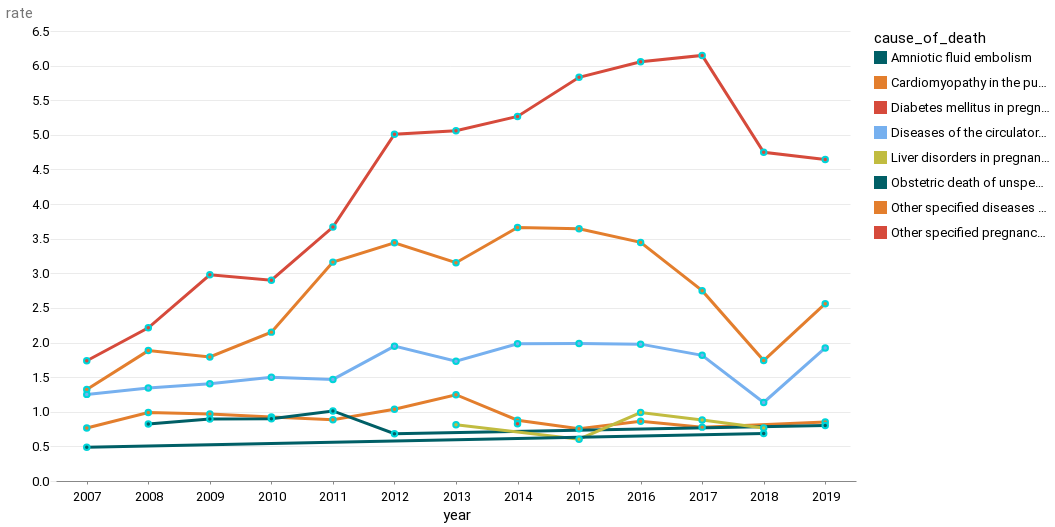

Write notebook code for a chart like this one.
### Markdown cell above
### top five causes over time

### Code cell
alt.Chart(top_five).mark_line(point=True).encode(
    x=alt.X("year:O"), y=alt.Y("rate"), color="cause_of_death:N"
)

### Figure 1 — Vega-Lite specification as saved in the notebook (floating-point values rounded to 4 significant figures)
{"config": {"view": {"width": 800, "height": 450, "strokeOpacity": 0}, "background": "#ffffff", "title": {"anchor": "start", "font": "Summit Sans", "fontColor": "palette[\"black\"]", "fontSize": 18, "fontWeight": "normal"}, "arc": {"fill": "#00d4d8"}, "area": {"fill": "#00d4d8"}, "line": {"stroke": "#00d4d8", "strokeWidth": 3}, "path": {"stroke": "#00d4d8"}, "rect": {"fill": "#00d4d8"}, "shape": {"stroke": "#00d4d8"}, "bar": {"fill": "#00d4d8"}, "point": {"stroke": "#00d4d8"}, "symbol": {"fill": "#00d4d8", "size": 30}, "axis": {"titleFont": "Roboto", "titleFontSize": 15, "titleFontWeight": "normal", "labelFont": "Roboto, sans", "labelFontSize": 13, "labelFontWeight": "normal"}, "axisX": {"labelAngle": 0, "labelPadding": 6, "tickSize": 3, "grid": false}, "axisY": {"labelBaseline": "middle", "maxExtent": 45, "minExtent": 45, "titleAlign": "left", "titleAngle": 0, "titleX": -45, "titleY": -11, "domainOpacity": 0, "gridWidth": 0.6, "gridColor": "#dddddd", "offset": 6, "tickSize": 0, "titleColor": "#767676"}, "legend": {"titleFont": "Roboto", "titleFontSize": 15, "titleFontWeight": "normal", "symbolType": "square", "labelFont": "Roboto, sans", "labelFontSize": 13}, "range": {"category": ["#005f66", "#e37e2d", "#d64a3b", "#76b0ef", "#c1bc40"], "diverging": ["#e68a4f", "#f4bb6a", "#f9e39c", "#dadfe2", "#a6b7c6", "#849eae"], "heatmap": ["#7ff6f6", "#00eeef", "#00d4d8", "#00abb2", "#00848b", "#fbf2c7", "#00363d"], "ordinal": ["#7ff6f6", "#00eeef", "#00d4d8", "#00abb2", "#00848b", "#fbf2c7", "#00363d"], "ramp": ["#7ff6f6", "#00eeef", "#00d4d8", "#00abb2", "#00848b", "#fbf2c7", "#00363d"]}}, "data": {"name": "data-a21e20bd3d5e2200b4e9a080cdf5f1ea"}, "mark": {"type": "line", "point": true}, "encoding": {"color": {"field": "cause_of_death", "type": "nominal"}, "x": {"field": "year", "type": "ordinal"}, "y": {"field": "rate", "type": "quantitative"}}, "$schema": "https://vega.github.io/schema/vega-lite/v4.17.0.json", "datasets": {"data-a21e20bd3d5e2200b4e9a080cdf5f1ea": [{"year": "2019", "cause_of_death": "Other specified pregnancy-related conditions", "cause_of_death_code": "O26.8", "deaths": 174.0, "crude_rate": "0.1", "births": 3747540, "rate": 4.643}, {"year": "2019", "cause_of_death": "Other specified diseases and conditions complicating pregnancy, childbirth and the puerperium", "cause_of_death_code": "O99.8", "deaths": 96.0, "crude_rate": "0.0", "births": 3747540, "rate": 2.562}, {"year": "2019", "cause_of_death": "Diseases of the circulatory system complicating pregnancy, childbirth and the puerperium", "cause_of_death_code": "O99.4", "deaths": 72.0, "crude_rate": "0.0", "births": 3747540, "rate": 1.921}, {"year": "2019", "cause_of_death": "Cardiomyopathy in the puerperium", "cause_of_death_code": "O90.3", "deaths": 32.0, "crude_rate": "0.0", "births": 3747540, "rate": 0.8539}, {"year": "2019", "cause_of_death": "Obstetric death of unspecified cause", "cause_of_death_code": "O95", "deaths": 30.0, "crude_rate": "0.0", "births": 3747540, "rate": 0.8005}, {"year": "2018", "cause_of_death": "Other specified pregnancy-related conditions", "cause_of_death_code": "O26.8", "deaths": 180.0, "crude_rate": "0.1", "births": 3791712, "rate": 4.747}, {"year": "2018", "cause_of_death": "Other specified diseases and conditions complicating pregnancy, childbirth and the puerperium", "cause_of_death_code": "O99.8", "deaths": 66.0, "crude_rate": "0.0", "births": 3791712, "rate": 1.741}, {"year": "2018", "cause_of_death": "Diseases of the circulatory system complicating pregnancy, childbirth and the puerperium", "cause_of_death_code": "O99.4", "deaths": 43.0, "crude_rate": "0.0", "births": 3791712, "rate": 1.134}, {"year": "2018", "cause_of_death": "Liver disorders in pregnancy, childbirth and the puerperium", "cause_of_death_code": "O26.6", "deaths": 29.0, "crude_rate": "0.0", "births": 3791712, "rate": 0.7648}, {"year": "2018", "cause_of_death": "Amniotic fluid embolism", "cause_of_death_code": "O88.1", "deaths": 26.0, "crude_rate": "0.0", "births": 3791712, "rate": 0.6857}, {"year": "2017", "cause_of_death": "Other specified pregnancy-related conditions", "cause_of_death_code": "O26.8", "deaths": 237.0, "crude_rate": "0.1", "births": 3855500, "rate": 6.147}, {"year": "2017", "cause_of_death": "Other specified diseases and conditions complicating pregnancy, childbirth and the puerperium", "cause_of_death_code": "O99.8", "deaths": 106.0, "crude_rate": "0.0", "births": 3855500, "rate": 2.749}, {"year": "2017", "cause_of_death": "Diseases of the circulatory system complicating pregnancy, childbirth and the puerperium", "cause_of_death_code": "O99.4", "deaths": 70.0, "crude_rate": "0.0", "births": 3855500, "rate": 1.816}, {"year": "2017", "cause_of_death": "Liver disorders in pregnancy, childbirth and the puerperium", "cause_of_death_code": "O26.6", "deaths": 34.0, "crude_rate": "0.0", "births": 3855500, "rate": 0.8819}, {"year": "2017", "cause_of_death": "Cardiomyopathy in the puerperium", "cause_of_death_code": "O90.3", "deaths": 30.0, "crude_rate": "0.0", "births": 3855500, "rate": 0.7781}, {"year": "2016", "cause_of_death": "Other specified pregnancy-related conditions", "cause_of_death_code": "O26.8", "deaths": 239.0, "crude_rate": "0.1", "births": 3945875, "rate": 6.057}, {"year": "2016", "cause_of_death": "Other specified diseases and conditions complicating pregnancy, childbirth and the puerperium", "cause_of_death_code": "O99.8", "deaths": 136.0, "crude_rate": "0.0", "births": 3945875, "rate": 3.447}, {"year": "2016", "cause_of_death": "Diseases of the circulatory system complicating pregnancy, childbirth and the puerperium", "cause_of_death_code": "O99.4", "deaths": 78.0, "crude_rate": "0.0", "births": 3945875, "rate": 1.977}, {"year": "2016", "cause_of_death": "Liver disorders in pregnancy, childbirth and the puerperium", "cause_of_death_code": "O26.6", "deaths": 39.0, "crude_rate": "0.0", "births": 3945875, "rate": 0.9884}, {"year": "2016", "cause_of_death": "Cardiomyopathy in the puerperium", "cause_of_death_code": "O90.3", "deaths": 34.0, "crude_rate": "0.0", "births": 3945875, "rate": 0.8617}, {"year": "2015", "cause_of_death": "Other specified pregnancy-related conditions", "cause_of_death_code": "O26.8", "deaths": 232.0, "crude_rate": "0.1", "births": 3978497, "rate": 5.831}, {"year": "2015", "cause_of_death": "Other specified diseases and conditions complicating pregnancy, childbirth and the puerperium", "cause_of_death_code": "O99.8", "deaths": 145.0, "crude_rate": "0.0", "births": 3978497, "rate": 3.645}, {"year": "2015", "cause_of_death": "Diseases of the circulatory system complicating pregnancy, childbirth and the puerperium", "cause_of_death_code": "O99.4", "deaths": 79.0, "crude_rate": "0.0", "births": 3978497, "rate": 1.986}, {"year": "2015", "cause_of_death": "Cardiomyopathy in the puerperium", "cause_of_death_code": "O90.3", "deaths": 30.0, "crude_rate": "0.0", "births": 3978497, "rate": 0.7541}, {"year": "2015", "cause_of_death": "Liver disorders in pregnancy, childbirth and the puerperium", "cause_of_death_code": "O26.6", "deaths": 24.0, "crude_rate": "0.0", "births": 3978497, "rate": 0.6032}, {"year": "2014", "cause_of_death": "Other specified pregnancy-related conditions", "cause_of_death_code": "O26.8", "deaths": 210.0, "crude_rate": "0.1", "births": 3988076, "rate": 5.266}, {"year": "2014", "cause_of_death": "Other specified diseases and conditions complicating pregnancy, childbirth and the puerperium", "cause_of_death_code": "O99.8", "deaths": 146.0, "crude_rate": "0.0", "births": 3988076, "rate": 3.661}, {"year": "2014", "cause_of_death": "Diseases of the circulatory system complicating pregnancy, childbirth and the puerperium", "cause_of_death_code": "O99.4", "deaths": 79.0, "crude_rate": "0.0", "births": 3988076, "rate": 1.981}, {"year": "2014", "cause_of_death": "Cardiomyopathy in the puerperium", "cause_of_death_code": "O90.3", "deaths": 35.0, "crude_rate": "0.0", "births": 3988076, "rate": 0.8776}, {"year": "2014", "cause_of_death": "Diabetes mellitus in pregnancy, unspecified", "cause_of_death_code": "O24.9", "deaths": 33.0, "crude_rate": "0.0", "births": 3988076, "rate": 0.8275}, {"year": "2013", "cause_of_death": "Other specified pregnancy-related conditions", "cause_of_death_code": "O26.8", "deaths": 199.0, "crude_rate": "0.1", "births": 3932181, "rate": 5.061}, {"year": "2013", "cause_of_death": "Other specified diseases and conditions complicating pregnancy, childbirth and the puerperium", "cause_of_death_code": "O99.8", "deaths": 124.0, "crude_rate": "0.0", "births": 3932181, "rate": 3.153}, {"year": "2013", "cause_of_death": "Diseases of the circulatory system complicating pregnancy, childbirth and the puerperium", "cause_of_death_code": "O99.4", "deaths": 68.0, "crude_rate": "0.0", "births": 3932181, "rate": 1.729}, {"year": "2013", "cause_of_death": "Cardiomyopathy in the puerperium", "cause_of_death_code": "O90.3", "deaths": 49.0, "crude_rate": "0.0", "births": 3932181, "rate": 1.246}, {"year": "2013", "cause_of_death": "Liver disorders in pregnancy, childbirth and the puerperium", "cause_of_death_code": "O26.6", "deaths": 32.0, "crude_rate": "0.0", "births": 3932181, "rate": 0.8138}, {"year": "2012", "cause_of_death": "Other specified pregnancy-related conditions", "cause_of_death_code": "O26.8", "deaths": 198.0, "crude_rate": "0.1", "births": 3952841, "rate": 5.009}, {"year": "2012", "cause_of_death": "Other specified diseases and conditions complicating pregnancy, childbirth and the puerperium", "cause_of_death_code": "O99.8", "deaths": 136.0, "crude_rate": "0.0", "births": 3952841, "rate": 3.441}, {"year": "2012", "cause_of_death": "Diseases of the circulatory system complicating pregnancy, childbirth and the puerperium", "cause_of_death_code": "O99.4", "deaths": 77.0, "crude_rate": "0.0", "births": 3952841, "rate": 1.948}, {"year": "2012", "cause_of_death": "Cardiomyopathy in the puerperium", "cause_of_death_code": "O90.3", "deaths": 41.0, "crude_rate": "0.0", "births": 3952841, "rate": 1.037}, {"year": "2012", "cause_of_death": "Obstetric death of unspecified cause", "cause_of_death_code": "O95", "deaths": 27.0, "crude_rate": "0.0", "births": 3952841, "rate": 0.6831}, {"year": "2011", "cause_of_death": "Other specified pregnancy-related conditions", "cause_of_death_code": "O26.8", "deaths": 145.0, "crude_rate": "0.0", "births": 3953590, "rate": 3.668}, {"year": "2011", "cause_of_death": "Other specified diseases and conditions complicating pregnancy, childbirth and the puerperium", "cause_of_death_code": "O99.8", "deaths": 125.0, "crude_rate": "0.0", "births": 3953590, "rate": 3.162}, {"year": "2011", "cause_of_death": "Diseases of the circulatory system complicating pregnancy, childbirth and the puerperium", "cause_of_death_code": "O99.4", "deaths": 58.0, "crude_rate": "0.0", "births": 3953590, "rate": 1.467}, {"year": "2011", "cause_of_death": "Obstetric death of unspecified cause", "cause_of_death_code": "O95", "deaths": 40.0, "crude_rate": "0.0", "births": 3953590, "rate": 1.012}, {"year": "2011", "cause_of_death": "Cardiomyopathy in the puerperium", "cause_of_death_code": "O90.3", "deaths": 35.0, "crude_rate": "0.0", "births": 3953590, "rate": 0.8853}, {"year": "2010", "cause_of_death": "Other specified pregnancy-related conditions", "cause_of_death_code": "O26.8", "deaths": 116.0, "crude_rate": "0.0", "births": 3999386, "rate": 2.9}, {"year": "2010", "cause_of_death": "Other specified diseases and conditions complicating pregnancy, childbirth and the puerperium", "cause_of_death_code": "O99.8", "deaths": 86.0, "crude_rate": "0.0", "births": 3999386, "rate": 2.15}, {"year": "2010", "cause_of_death": "Diseases of the circulatory system complicating pregnancy, childbirth and the puerperium", "cause_of_death_code": "O99.4", "deaths": 60.0, "crude_rate": "0.0", "births": 3999386, "rate": 1.5}, {"year": "2010", "cause_of_death": "Cardiomyopathy in the puerperium", "cause_of_death_code": "O90.3", "deaths": 37.0, "crude_rate": "0.0", "births": 3999386, "rate": 0.9251}, {"year": "2010", "cause_of_death": "Obstetric death of unspecified cause", "cause_of_death_code": "O95", "deaths": 36.0, "crude_rate": "0.0", "births": 3999386, "rate": 0.9001}, {"year": "2009", "cause_of_death": "Other specified pregnancy-related conditions", "cause_of_death_code": "O26.8", "deaths": 123.0, "crude_rate": "0.0", "births": 4130665, "rate": 2.978}, {"year": "2009", "cause_of_death": "Other specified diseases and conditions complicating pregnancy, childbirth and the puerperium", "cause_of_death_code": "O99.8", "deaths": 74.0, "crude_rate": "0.0", "births": 4130665, "rate": 1.791}, {"year": "2009", "cause_of_death": "Diseases of the circulatory system complicating pregnancy, childbirth and the puerperium", "cause_of_death_code": "O99.4", "deaths": 58.0, "crude_rate": "0.0", "births": 4130665, "rate": 1.404}, {"year": "2009", "cause_of_death": "Cardiomyopathy in the puerperium", "cause_of_death_code": "O90.3", "deaths": 40.0, "crude_rate": "0.0", "births": 4130665, "rate": 0.9684}, {"year": "2009", "cause_of_death": "Obstetric death of unspecified cause", "cause_of_death_code": "O95", "deaths": 37.0, "crude_rate": "0.0", "births": 4130665, "rate": 0.8957}, {"year": "2008", "cause_of_death": "Other specified pregnancy-related conditions", "cause_of_death_code": "O26.8", "deaths": 94.0, "crude_rate": "0.0", "births": 4247694, "rate": 2.213}, {"year": "2008", "cause_of_death": "Other specified diseases and conditions complicating pregnancy, childbirth and the puerperium", "cause_of_death_code": "O99.8", "deaths": 80.0, "crude_rate": "0.0", "births": 4247694, "rate": 1.883}, {"year": "2008", "cause_of_death": "Diseases of the circulatory system complicating pregnancy, childbirth and the puerperium", "cause_of_death_code": "O99.4", "deaths": 57.0, "crude_rate": "0.0", "births": 4247694, "rate": 1.342}, {"year": "2008", "cause_of_death": "Cardiomyopathy in the puerperium", "cause_of_death_code": "O90.3", "deaths": 42.0, "crude_rate": "0.0", "births": 4247694, "rate": 0.9888}, {"year": "2008", "cause_of_death": "Obstetric death of unspecified cause", "cause_of_death_code": "O95", "deaths": 35.0, "crude_rate": "0.0", "births": 4247694, "rate": 0.824}, {"year": "2007", "cause_of_death": "Other specified pregnancy-related conditions", "cause_of_death_code": "O26.8", "deaths": 75.0, "crude_rate": "0.0", "births": 4316233, "rate": 1.738}, {"year": "2007", "cause_of_death": "Other specified diseases and conditions complicating pregnancy, childbirth and the puerperium", "cause_of_death_code": "O99.8", "deaths": 57.0, "crude_rate": "0.0", "births": 4316233, "rate": 1.321}, {"year": "2007", "cause_of_death": "Diseases of the circulatory system complicating pregnancy, childbirth and the puerperium", "cause_of_death_code": "O99.4", "deaths": 54.0, "crude_rate": "0.0", "births": 4316233, "rate": 1.251}, {"year": "2007", "cause_of_death": "Cardiomyopathy in the puerperium", "cause_of_death_code": "O90.3", "deaths": 33.0, "crude_rate": "0.0", "births": 4316233, "rate": 0.7646}, {"year": "2007", "cause_of_death": "Amniotic fluid embolism", "cause_of_death_code": "O88.1", "deaths": 21.0, "crude_rate": "0.0", "births": 4316233, "rate": 0.4865}]}}
